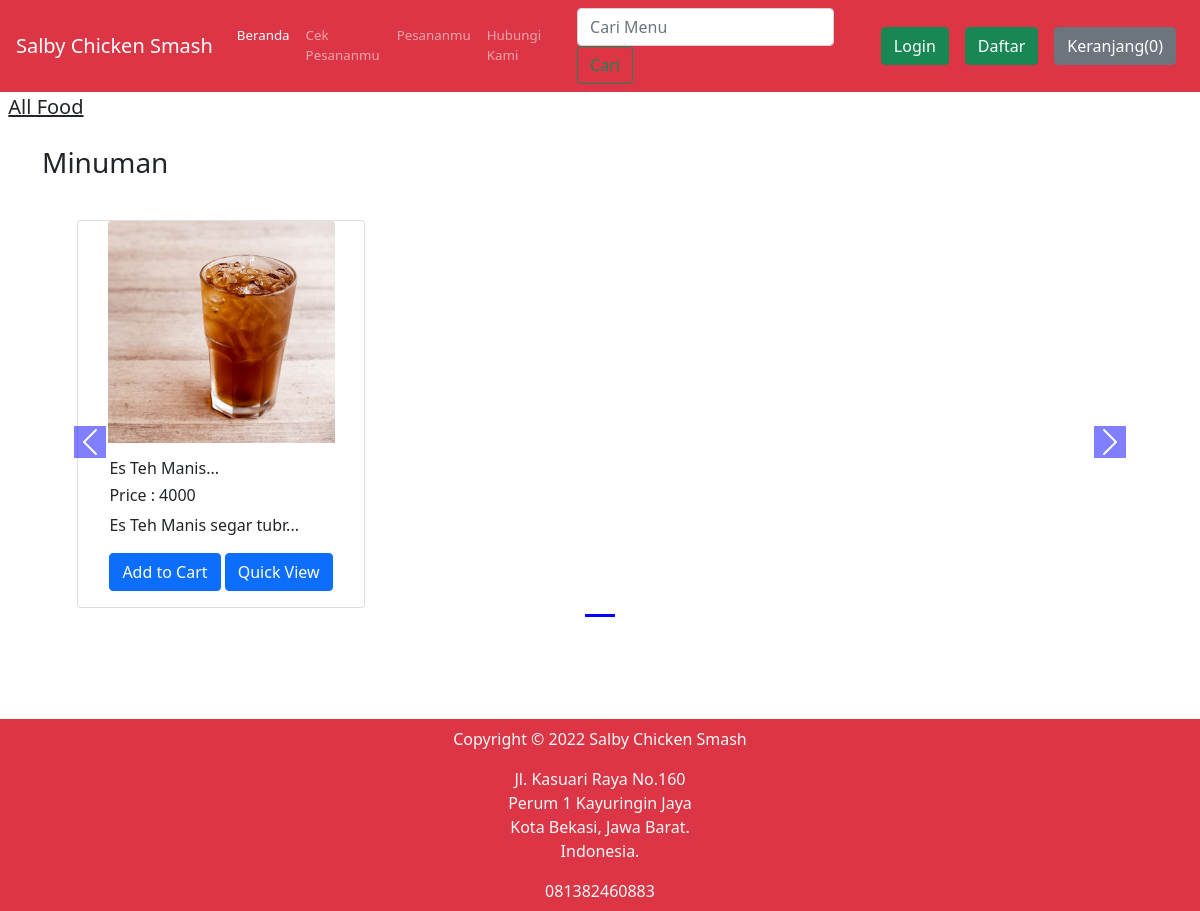
Screenshot of /shop/search/?search=Minuman with the database file from the repository.
### shop/models.py (models this page shows, shortened)
class Product(models.Model):
    product_id = models.AutoField
    product_name = models.CharField(max_length=50)
    category = models.CharField(max_length=50, default="")
    subcategory = models.CharField(max_length=50, default="")
    price = models.FloatField(default=0)
    desc = models.CharField(max_length=200)
    pub_date = models.DateField()
    image = models.ImageField(upload_to="shop/images", default="")

### shop/views.py (the view)
def search(request):
    query = request.GET.get('search')
    allProds = []
    catprods = Product.objects.values('category', 'id')
    cats = {item['category'] for item in catprods}
    for cat in cats:
        prodtemp = Product.objects.filter(category=cat)
        prod = [item for item in prodtemp if searchMatch(query, item)]
        n = len(prod)
        nSlides = n // 4 + ceil((n / 4) - (n // 4))
        if len(prod) != 0:
            allProds.append([prod, range(1, nSlides), nSlides])
    darshan = {'allProds': allProds, "msg": ""}
    if len(allProds) == 0 or len(query) < 3:
        darshan = {'msg': "belum ada produk"}
    return render(request, 'shop/search.html', darshan)

### shop/views.py (called while the page is built)
def searchMatch(query, item):
    if query in item.desc.lower() or query in item.product_name.lower() or query in item.category.lower() or query in item.desc or query in item.product_name or query in item.category or query in item.desc.upper() or query in item.product_name.upper() or query in item.category.upper():
        return True
    else:
        return False

### shop/templates/shop/search.html (shortened to what this page needs)
{% extends 'shop/basic.html' %}
  {% block body %}
  {% load static %}
<div>&nbsp;
    <a href="/shop" class="active text-dark"  style="font-size:20px;">
      <span>All Food</span>
    </a>
</div>
<div class="container" id="cont">
    {% for product, range, nSlides in allProds %}
    <h3 class="my-4">{{product.0.category}}</h3>
    <div class="row">
        <div id="demo{{forloop.counter}}" class="col carousel slide my-3" data-ride="carousel">
            <ul class="carousel-indicators">
                <li data-target="#demo{{forloop.counter}}" data-slide-to="0" class="active"></li>
            </ul>
            <div class="container carousel-inner no-padding">
                <div class="carousel-item active">
                    {% for i in product %}
                    <div class="col-xs-3 col-sm-3 col-md-3">
                        <div class="card align-items-center" style="width: 18rem;">
                            <img src='/media/{{i.image}}' class="card-img-top" alt="...">
                            <div class="card-body">
                                <h6 class="card-title" id="namepr{{i.id}}">{{i.product_name|slice:"0:20"}}...</h6>
                                 <h6 class="card-title" >Price : <span id="pricepr{{i.id}}">{{i.price}}</span></h6>
                                <p class="card-text">{{i.desc|slice:"0:23"}}...</p>
                                <span id="divpr{{i.id}}" class="divpr">
                                    <button id="pr{{i.id}}" class="btn btn-primary cart">Add to Cart</button>
                                </span>
                                <a href="/shop/productView/{{i.id}}"> <button id="qv{{i.id}}" class="btn btn-primary cart">Quick View</button> </a>
                            </div>
                        </div>
                    </div>
                    {% endfor %}
                </div>
            </div>
        </div>
        <a class="carousel-control-prev" href="#demo{{forloop.counter}}" data-slide="prev">
            <span class="carousel-control-prev-icon"></span>
        </a>
        <a class="carousel-control-next" href="#demo{{forloop.counter}}" data-slide="next">
            <span class="carousel-control-next-icon"></span>
        </a>
    </div>
    {% endfor %}
</div>
{% endblock %}

### rows the page displays
Product: category "Minuman", image (picture), product_name "Es Teh Manis", price "4000", desc "Es Teh Manis segar tubr"
